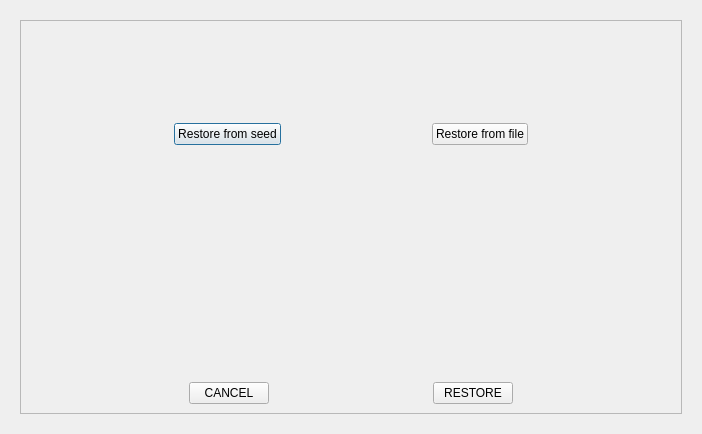
<?xml version="1.0" encoding="UTF-8"?>
<ui version="4.0">
 <class>SettingsRestore</class>
 <widget class="QDialog" name="SettingsRestore">
  <property name="geometry">
   <rect>
    <x>0</x>
    <y>0</y>
    <width>702</width>
    <height>434</height>
   </rect>
  </property>
  <property name="windowTitle">
   <string>Form</string>
  </property>
  <layout class="QVBoxLayout" name="verticalLayout">
   <property name="leftMargin">
    <number>20</number>
   </property>
   <property name="topMargin">
    <number>20</number>
   </property>
   <property name="rightMargin">
    <number>20</number>
   </property>
   <property name="bottomMargin">
    <number>20</number>
   </property>
   <item>
    <widget class="QFrame" name="frame">
     <property name="autoFillBackground">
      <bool>false</bool>
     </property>
     <property name="frameShape">
      <enum>QFrame::StyledPanel</enum>
     </property>
     <property name="frameShadow">
      <enum>QFrame::Raised</enum>
     </property>
     <layout class="QVBoxLayout" name="verticalLayout_2">
      <item>
       <spacer name="verticalSpacer">
        <property name="orientation">
         <enum>Qt::Vertical</enum>
        </property>
        <property name="sizeHint" stdset="0">
         <size>
          <width>20</width>
          <height>40</height>
         </size>
        </property>
       </spacer>
      </item>
      <item>
       <layout class="QHBoxLayout" name="horizontalLayout_3">
        <item>
         <spacer name="horizontalSpacer">
          <property name="orientation">
           <enum>Qt::Horizontal</enum>
          </property>
          <property name="sizeHint" stdset="0">
           <size>
            <width>40</width>
            <height>20</height>
           </size>
          </property>
         </spacer>
        </item>
        <item>
         <widget class="QPushButton" name="btnSeed">
          <property name="text">
           <string>Restore from seed</string>
          </property>
         </widget>
        </item>
        <item>
         <spacer name="horizontalSpacer_5">
          <property name="orientation">
           <enum>Qt::Horizontal</enum>
          </property>
          <property name="sizeHint" stdset="0">
           <size>
            <width>40</width>
            <height>20</height>
           </size>
          </property>
         </spacer>
        </item>
        <item>
         <widget class="QPushButton" name="btnFile">
          <property name="text">
           <string>Restore from file</string>
          </property>
         </widget>
        </item>
        <item>
         <spacer name="horizontalSpacer_6">
          <property name="orientation">
           <enum>Qt::Horizontal</enum>
          </property>
          <property name="sizeHint" stdset="0">
           <size>
            <width>40</width>
            <height>20</height>
           </size>
          </property>
         </spacer>
        </item>
       </layout>
      </item>
      <item>
       <spacer name="verticalSpacer_6">
        <property name="orientation">
         <enum>Qt::Vertical</enum>
        </property>
        <property name="sizeType">
         <enum>QSizePolicy::Fixed</enum>
        </property>
        <property name="sizeHint" stdset="0">
         <size>
          <width>20</width>
          <height>40</height>
         </size>
        </property>
       </spacer>
      </item>
      <item alignment="Qt::AlignHCenter">
       <widget class="QStackedWidget" name="stackedWidget">
        <property name="maximumSize">
         <size>
          <width>800</width>
          <height>16777215</height>
         </size>
        </property>
        <widget class="QWidget" name="page"/>
        <widget class="QWidget" name="page_2"/>
       </widget>
      </item>
      <item>
       <spacer name="verticalSpacer_5">
        <property name="orientation">
         <enum>Qt::Vertical</enum>
        </property>
        <property name="sizeHint" stdset="0">
         <size>
          <width>20</width>
          <height>40</height>
         </size>
        </property>
       </spacer>
      </item>
      <item>
       <layout class="QHBoxLayout" name="horizontalLayout_2">
        <item>
         <spacer name="horizontalSpacer_2">
          <property name="orientation">
           <enum>Qt::Horizontal</enum>
          </property>
          <property name="sizeHint" stdset="0">
           <size>
            <width>40</width>
            <height>20</height>
           </size>
          </property>
         </spacer>
        </item>
        <item>
         <widget class="QPushButton" name="btnEsc">
          <property name="text">
           <string>CANCEL</string>
          </property>
         </widget>
        </item>
        <item>
         <spacer name="horizontalSpacer_4">
          <property name="orientation">
           <enum>Qt::Horizontal</enum>
          </property>
          <property name="sizeHint" stdset="0">
           <size>
            <width>40</width>
            <height>20</height>
           </size>
          </property>
         </spacer>
        </item>
        <item>
         <widget class="QPushButton" name="btnSave">
          <property name="text">
           <string>RESTORE</string>
          </property>
         </widget>
        </item>
        <item>
         <spacer name="horizontalSpacer_3">
          <property name="orientation">
           <enum>Qt::Horizontal</enum>
          </property>
          <property name="sizeHint" stdset="0">
           <size>
            <width>40</width>
            <height>20</height>
           </size>
          </property>
         </spacer>
        </item>
       </layout>
      </item>
     </layout>
    </widget>
   </item>
  </layout>
 </widget>
 <resources/>
 <connections/>
</ui>
